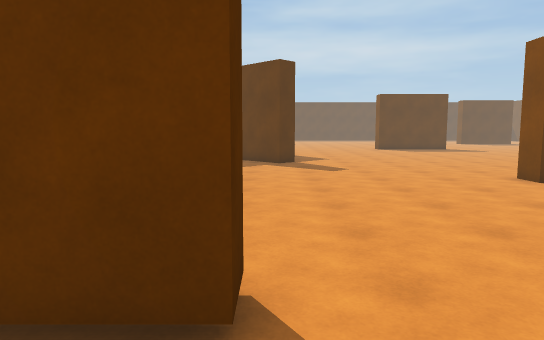
[1] (above)

21 first-person views from a walk through a Unity game level. The camera is 1.5 m above the floor, tilts 6° down and sees 70° across. The floor is counted in squares, 1 m on a side. Each view is taken from the middle of a square. On the plan, view 1 faces up. The plan holds only what a view shows up to about 17 squares ahead; the rest is blank. The place goes on beyond the plan. The player character is not drawn.

[2]
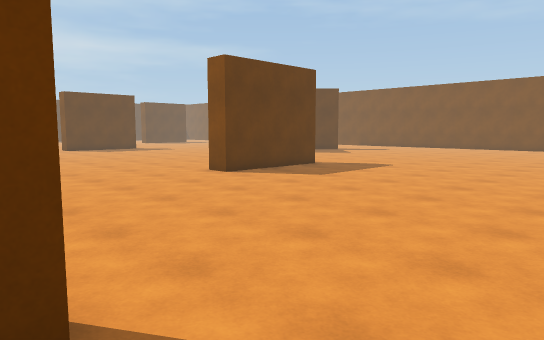

[3]
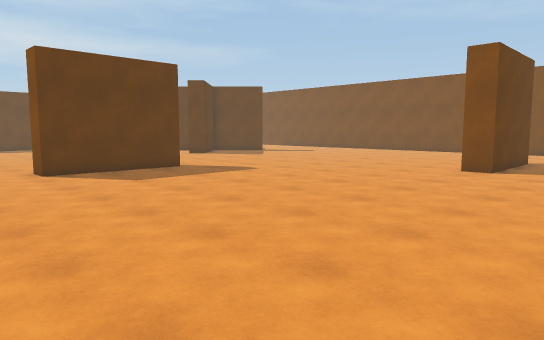

[4]
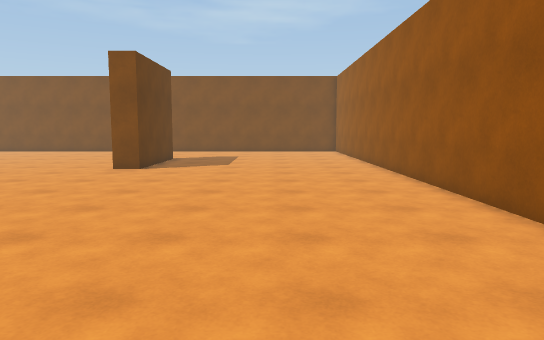

[5]
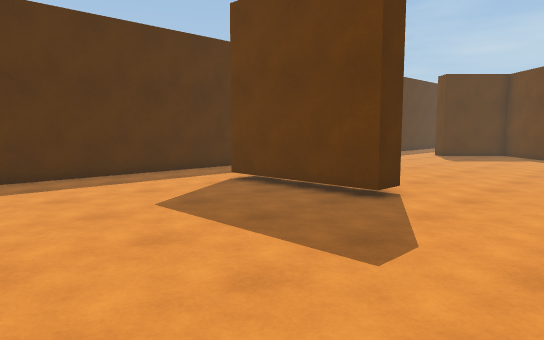

[6]
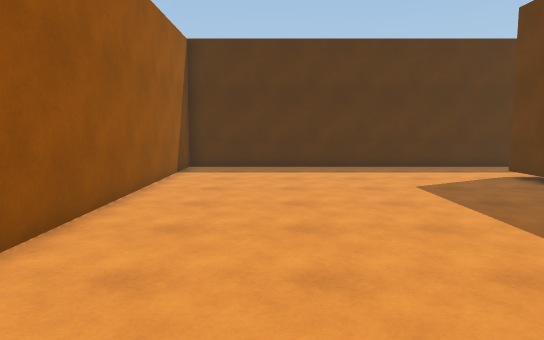

[7]
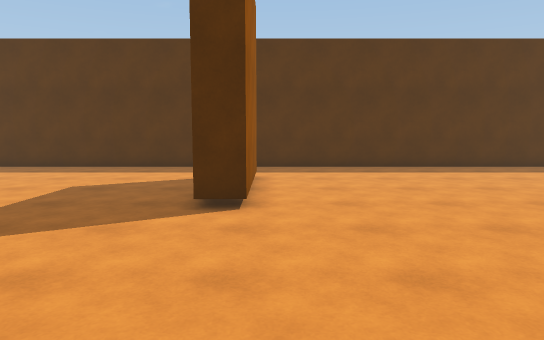

[8]
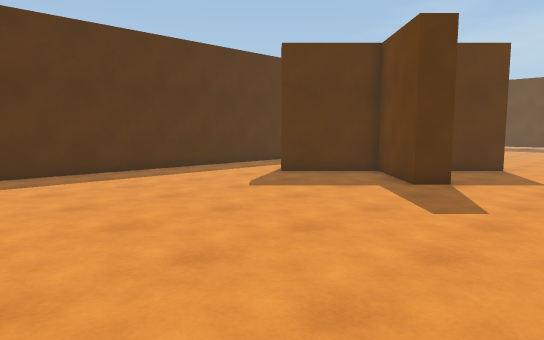

[9]
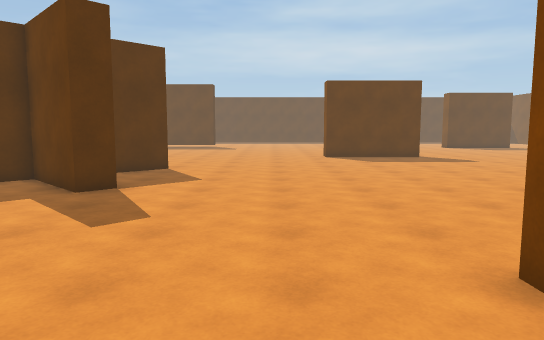

[10]
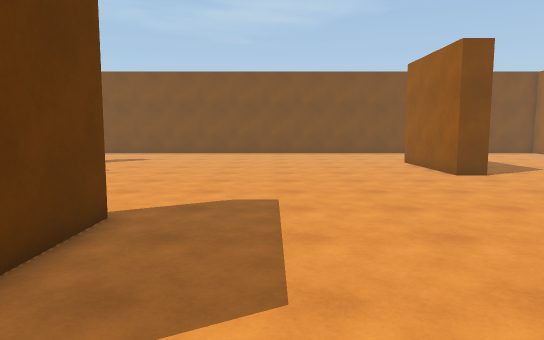

[11]
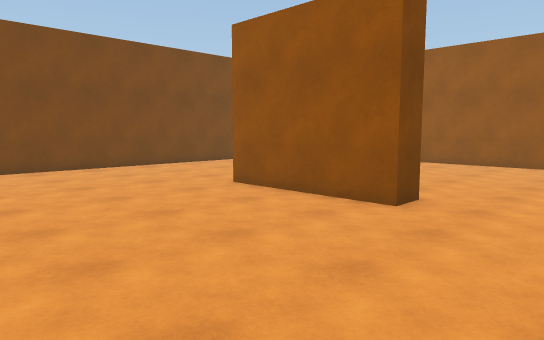

[12]
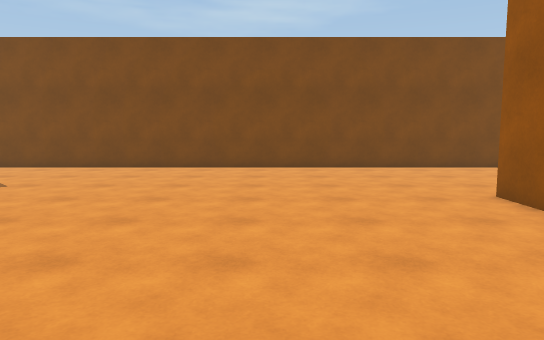

[13]
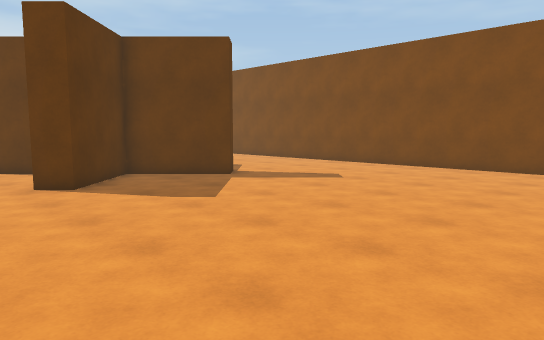

[14]
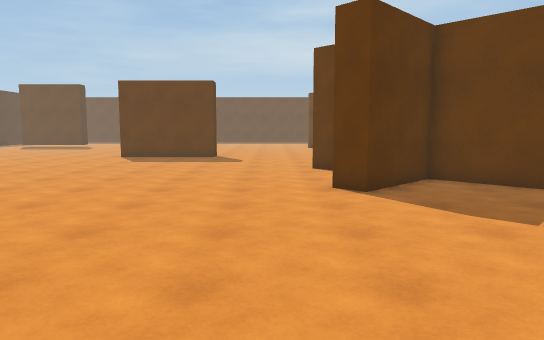

[15]
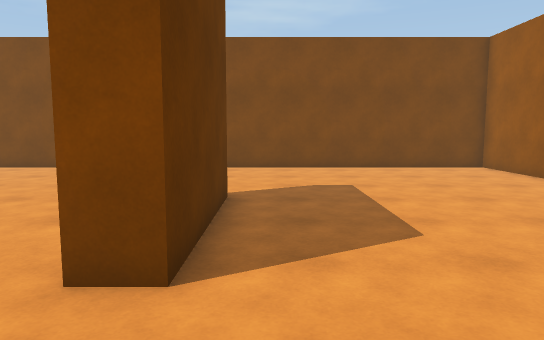

[16]
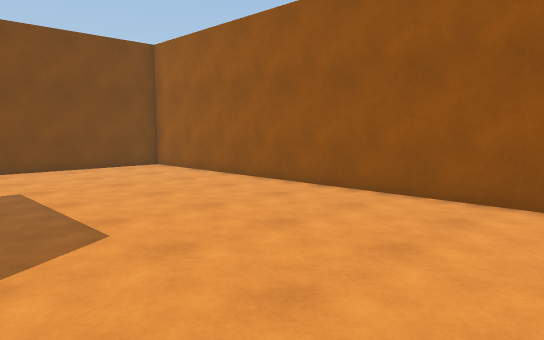

[17]
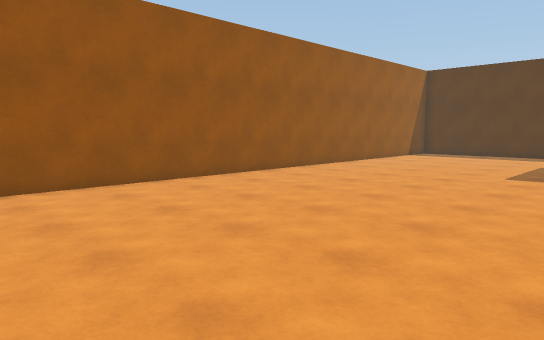

[18]
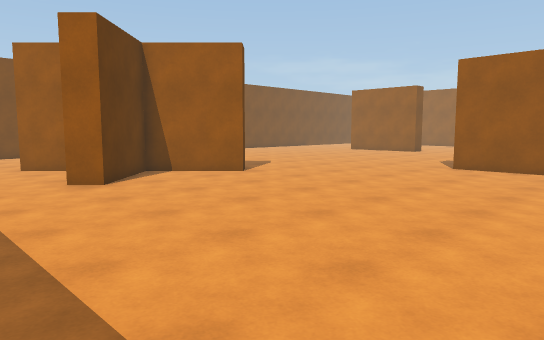

[19]
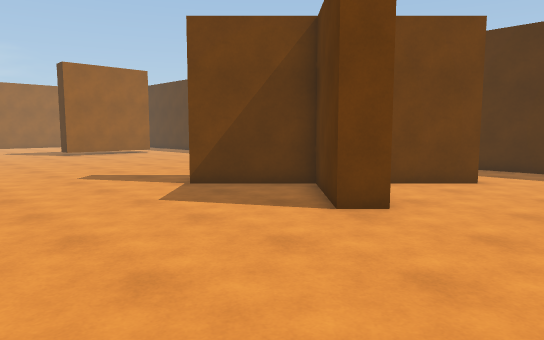

[20]
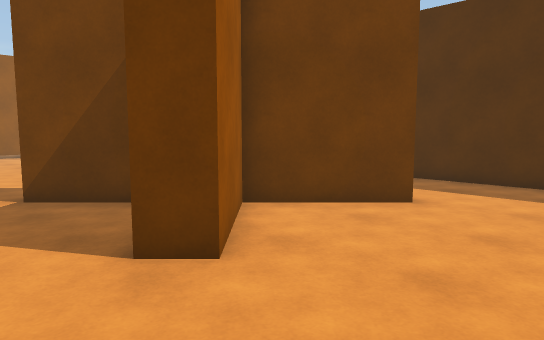

[21]
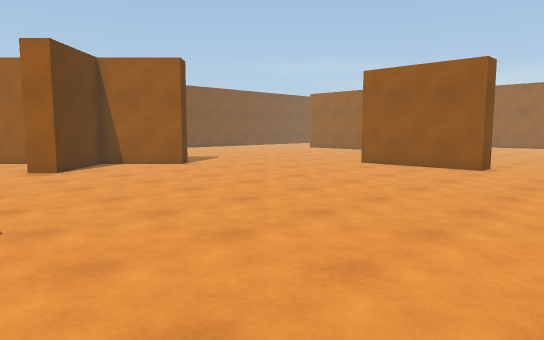

### Floor plan
Points are (right, up) in squares from view 1. A wall is a line through its corners. A room is listed if a view was taken in it or the views show most of it. See-through windows are left out.
Room 1 (views 1, 2, 3, 4, 5, 6, 7, 8, 9, 10, 11, 12, 13, 14, 15, 16, 17, 18, 19, 20, 21)
walls: (12.6, 10.8) (7.5, 10.8) (7.5, 11.8) (12.5, 11.8); (23.8, 17.8) (23.2, 17.2) (20.7, 19.7) (18.3, 17.2) (17.6, 17.9) (20, 20.4) (17.6, 22.9) (18.3, 23.6); (23.6, 1) (18.6, 1) (18.6, 2) (23.6, 2); (22.1, 22.4) (23.3, 23.6); (-5, 3.5) (-0.3, 3.5) (-0.3, 2.5) (-5.4, 2.5); (-4.7, 23.5) (-2.1, 21) (0.3, 23.5) (1, 22.8) (-1.4, 20.3) (1, 17.8) (0.3, 17.1) (-2.1, 19.6) (-4.6, 17.1); (-8.5, 17.6) (-8.5, -8.3) (30.3, -8.3) (30.3, 17.8); (-8.5, 25.1) (-8.5, 21.6)

Where each view was taken, in squares from view 1:
view 1: 0 up, 0 right, facing up
view 2: 0 up, 1 left, facing up-right
view 3: 3 down, 4 right, facing up-right
view 4: 4 down, 4 right, facing right
view 5: 5 down, 4 right, facing up-left
view 6: 5 down, 7 right, facing left
view 7: 4 up, 7 right, facing left
view 8: 7 up, 5 right, facing up-left
view 9: 8 up, 5 right, facing up
view 10: 8 up, 6 right, facing right
view 11: 9 up, 15 right, facing down-right
view 12: 7 up, 15 right, facing right
view 13: 7 up, 15 right, facing up-right
view 14: 8 up, 16 right, facing up
view 15: 0 up, 15 right, facing right
view 16: 0 up, 15 right, facing down-right
view 17: 2 up, 15 right, facing down-left
view 18: 27 up, 7 right, facing down-right
view 19: 27 up, 7 right, facing down-left
view 20: 27 up, 3 right, facing down-left
view 21: 27 up, 3 right, facing down-right
